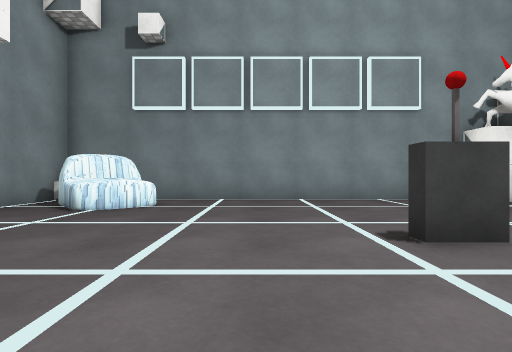
view 1 (above)

12 first-person views from a walk through a Unity game level. The camera is 0.4 m above the floor, looks level and sees 80° across. The floor is counted in squares, 0.5 m on a side. Each view is taken from the middle of a square. On the plan, view 1 faces up. The plan holds only what a view shows up to about 11 squares ahead; the rest is blank. The place goes on beyond the plan. Some animated figures are not drawn. Surface patterns are stand-ins for the level's own textures.

view 2
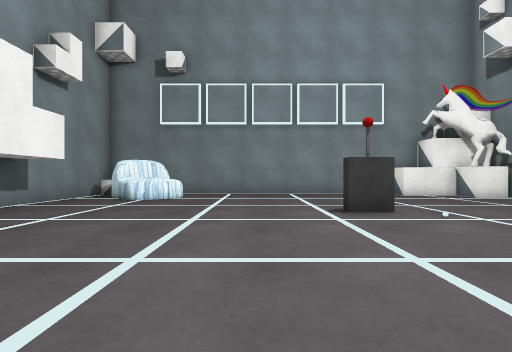

view 3
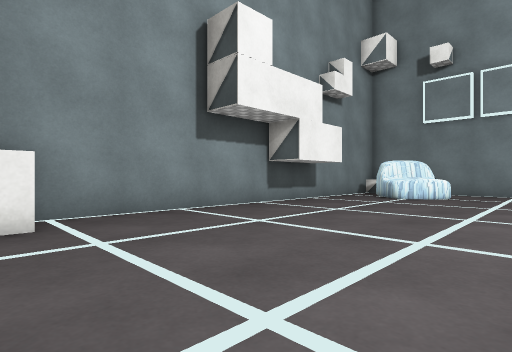

view 4
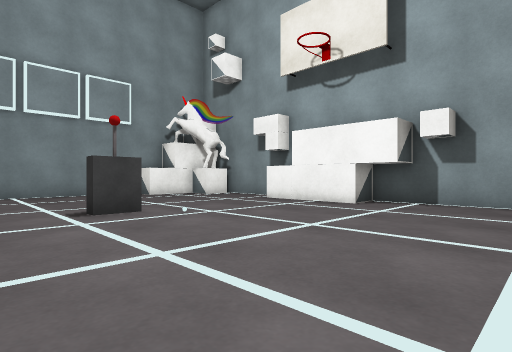

view 5
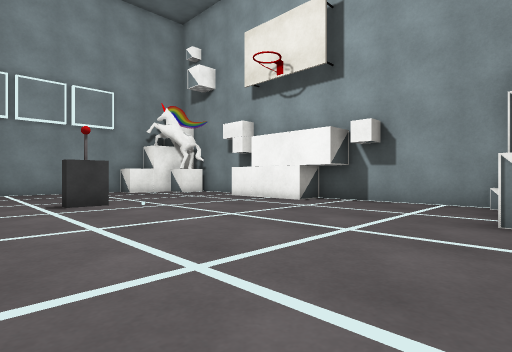

view 6
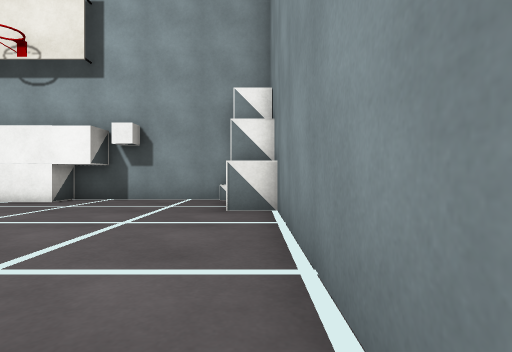

view 7
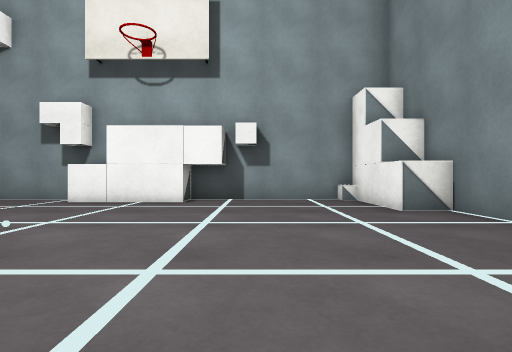

view 8
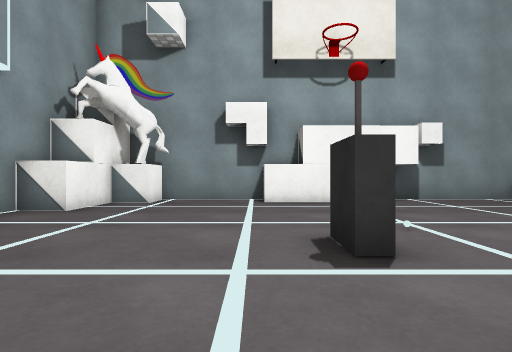

view 9
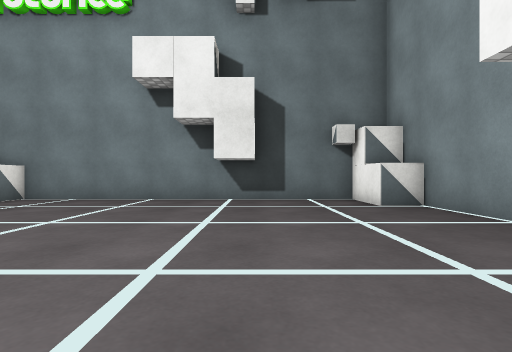

view 10
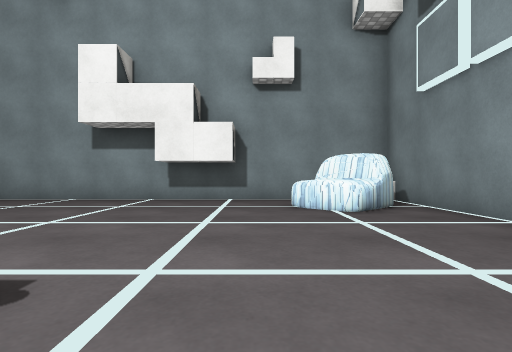

view 11
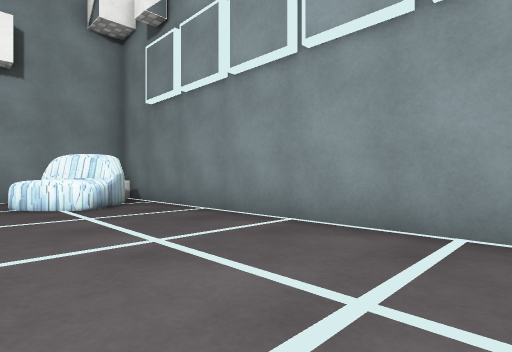

view 12
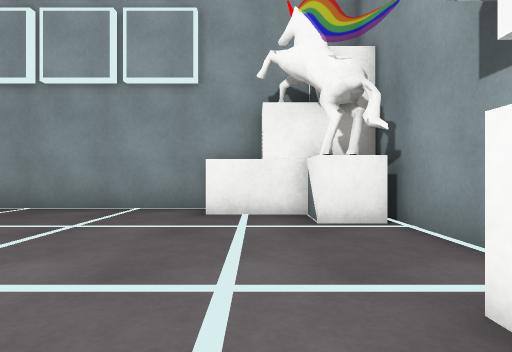

### Floor plan
Points are (right, up) in squares from view 1. A wall is a line through its corners. A room is listed if a view was taken in it or the views show most of it. See-through windows are left out.
Room 1 (views 1, 2, 3, 4, 5, 6, 7, 8, 9, 10, 11, 12)
walls: (9.5, 4.6) (9.5, 8.9); (9.2, 8.1) (8, 8.1) (8, 9.3) (6, 9.3) (6, 10.5) (-6.2, 10.5); (-6.5, 10.2) (-6.5, -3.2) (-5.3, -3.2) (-5.3, -5.5) (6, -5.5) (6, -4.3) (9.5, -4.3) (9.5, 1.2) (8.3, 1.2) (8.3, 4.8)
low walls: (9, -3.8) (9.5, -3.8)
objects: other object (-5, 7) to (-3, 9); other object (2, 4) to (3, 4)

Where each view was taken, in squares from view 1:
view 1: 0 up, 0 right, facing up
view 2: 3 down, 0 right, facing up
view 3: 4 down, 0 right, facing up-left
view 4: 3 down, 0 right, facing up-right
view 5: 5 down, 0 right, facing up-right
view 6: 5 down, 1 left, facing right
view 7: 1 down, 1 left, facing right
view 8: 5 up, 1 left, facing right
view 9: 5 up, 2 left, facing down
view 10: 6 up, 4 right, facing left
view 11: 6 up, 5 right, facing up-left
view 12: 3 up, 7 right, facing up
